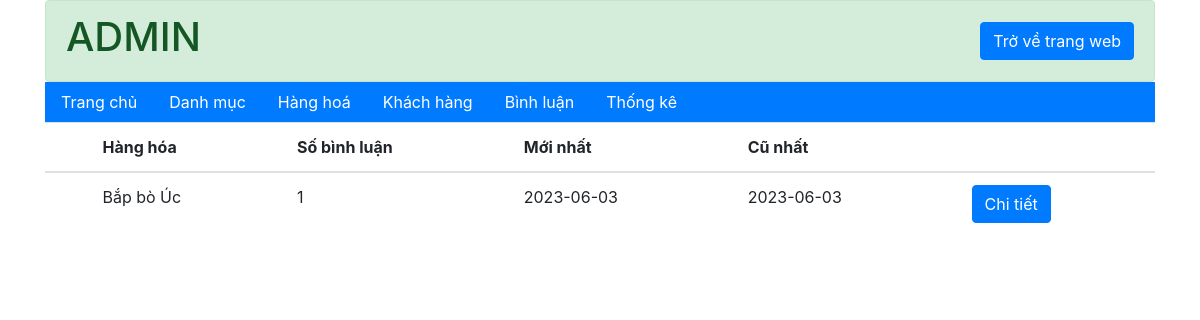
Page /admin/binh-luan/index.php on the earlier database version.
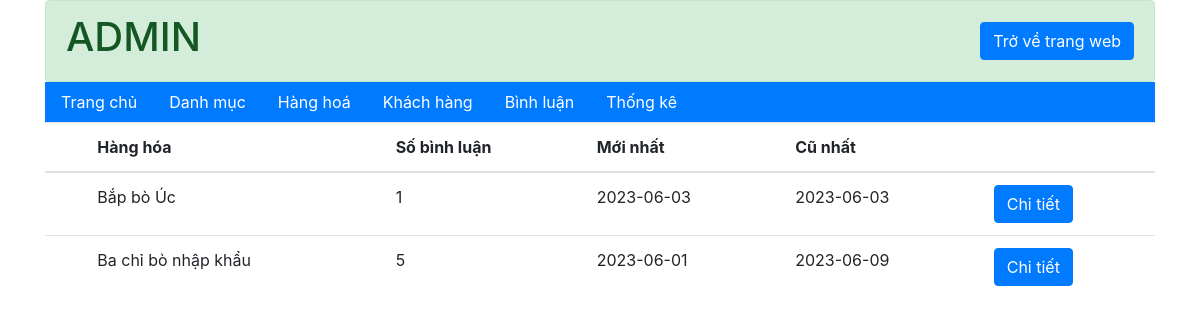
Same page on the later database version.
### tables this page shows
CREATE TABLE `hang_hoa` (
  `ma_hh` int(11) NOT NULL COMMENT 'mã hàng hoá',
  `ten_hh` varchar(50) NOT NULL COMMENT 'tên hàng hoá',
  `don_gia` double(10,2) NOT NULL COMMENT 'đơn giá',
  `giam_gia` double(10,2) DEFAULT 0.00 COMMENT 'mức giảm giá',
  `hinh` varchar(50) NOT NULL COMMENT 'hình ảnh',
  `ngay_nhap` date DEFAULT NULL COMMENT 'ngày nhập hàng',
  `mo_ta` text NOT NULL COMMENT 'mô tả hàng hoá',
  `dac_biet` tinyint(1) NOT NULL COMMENT 'tràng thái đặc biệt',
  `so_luot_xem` int(11) NOT NULL DEFAULT 0 COMMENT 'số lượt xem',
  `ma_loai` int(10) NOT NULL COMMENT 'mã loại'
);

### admin/binh-luan/index.php (called while the page is built, shortened)
<?php
    require "../../dao/pdo.php";
    require "../../dao/binhLuan.php";
    if(isset($_REQUEST['detial'])){
        $id_hh=$_GET['mahh'];
        $binh_luan=binhLuan_select_ma_hh($id_hh);
        $ten_hh= hanghoa_select_by_id($id_hh);
        $view_name="chi_tiet.php";
    }
    else{
        $list_binhLuan = thong_ke_binh_luan();
    }
    require "../layout.php";
?>

### dao/pdo.php (called while the page is built, shortened)
<?php
function pdo_get_connection(){
    $hostname='localhost';
    $dbname='xsshop';
    $username = 'root';
    $password = '';
    try{
        $connect = new PDO("mysql:host=$hostname;dbname=$dbname", $username, $password);
        $connect->setAttribute(PDO::ATTR_ERRMODE, PDO::ERRMODE_EXCEPTION);
        return $connect;
    }catch(PDOException $e){
        $e->getMessage();
    }
}
function pdo_query($sql){
    $sql_args = array_slice(func_get_args(), 1);
    try{
        $connect = pdo_get_connection();
        $stmt = $connect->prepare($sql);
        $stmt->execute($sql_args);
        $rows = $stmt->fetchAll();
        return $rows;
    }
    catch(PDOException $e){
        throw $e;
    }
    finally{
        unset($connect);
    }
}
?>

### dao/binhLuan.php (called while the page is built, shortened)
<?php
function thong_ke_binh_luan(){
    $sql = "SELECT hang_hoa.ma_hh, hang_hoa.ten_hh, COUNT(*) so_luong ,MIN(binh_luan.ngay_bl) cu_nhat, MAX(binh_luan.ngay_bl) moi_nhat FROM `binh_luan` join hang_hoa on hang_hoa.ma_hh=binh_luan.ma_hh GROUP BY hang_hoa.ma_hh,hang_hoa.ten_hh HAVING so_luong > 0";
    return pdo_query($sql);
}
?>

### admin/binh-luan/list.php (the view)
<div class="container">
  <table class="table">
    <thead>
      <tr>
        <th></th>
        <th>Hàng hóa</th>
        <th>Số bình luận</th>
        <th>Mới nhất</th>
        <th>Cũ nhất</th>
        <th></th>
      </tr>
    </thead>
    <tbody>
      <?php
      foreach ($list_binhLuan as $binhLuan) {
      ?>
        <tr>
          <td></td>
          <td><?php echo $binhLuan['ten_hh'] ?></td>
          <td><?php echo $binhLuan['so_luong'] ?></td>
          <td><?php echo $binhLuan['cu_nhat'] ?></td>
          <td><?php echo $binhLuan['moi_nhat'] ?></td>
          <td><a class="btn btn-primary" href="index.php?detial&mahh=<?php echo $binhLuan['ma_hh'] ?>">Chi tiết</a></td>
        </tr>
      <?php
      }
      ?>
    </tbody>
  </table>
</div>

Differences in the rows shown:
now on this page (row edited): hang_hoa: ten_hh "Ba chỉ bò nhập khẩu", so_luong "5", cu_nhat "2023-06-01", moi_nhat "2023-06-09"
